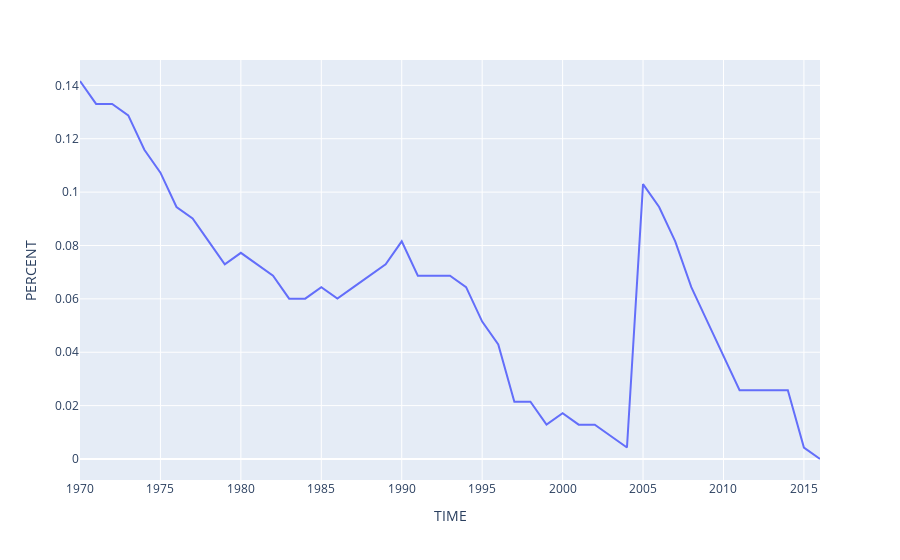

Notebook cell for this chart:
### Markdown cell above
## 2.1 - What percentage of the world population lives in extreme poverty?

### Code cell
def question1(base):
    poverty_percent = {'TIME': [], 'PERCENT': []}
    for i in range(1970, 2017):
        poverty_percent['TIME'].append(i)
        poverty_percent['PERCENT'].append(base[(base['TIME']==i) & (base['poverty'])].shape[0] / base[base['TIME']==i].shape[0])

    pp = pd.DataFrame(poverty_percent)

    fig = px.line(
        pp, 
        x='TIME', 
        y='PERCENT', 
    )
    return fig

question1(dataset_full2)

### Figure 1 — Plotly figure (JSON) as saved in the notebook; plotly's stock layout.template omitted (floating-point values rounded to 4 significant figures)
{"data": [{"hoverlabel": {"namelength": 0}, "hovertemplate": "TIME=%{x}<br>PERCENT=%{y}", "legendgroup": "", "line": {"color": "#636efa", "dash": "solid"}, "mode": "lines", "name": "", "showlegend": false, "type": "scatter", "x": [1970, 1971, 1972, 1973, 1974, 1975, 1976, 1977, 1978, 1979, 1980, 1981, 1982, 1983, 1984, 1985, 1986, 1987, 1988, 1989, 1990, 1991, 1992, 1993, 1994, 1995, 1996, 1997, 1998, 1999, 2000, 2001, 2002, 2003, 2004, 2005, 2006, 2007, 2008, 2009, 2010, 2011, 2012, 2013, 2014, 2015, 2016], "xaxis": "x", "y": [0.1416, 0.133, 0.133, 0.1288, 0.1159, 0.1073, 0.09442, 0.09013, 0.08155, 0.07296, 0.07725, 0.07296, 0.06867, 0.06009, 0.06009, 0.06438, 0.06009, 0.06438, 0.06867, 0.07296, 0.08155, 0.06867, 0.06867, 0.06867, 0.06438, 0.0515, 0.04292, 0.02146, 0.02146, 0.01288, 0.01717, 0.01288, 0.01288, 0.008584, 0.004292, 0.103, 0.09442, 0.08155, 0.06438, 0.0515, 0.03863, 0.02575, 0.02575, 0.02575, 0.02575, 0.004292, 0], "yaxis": "y"}], "layout": {"legend": {"tracegroupgap": 0}, "margin": {"t": 60}, "xaxis": {"anchor": "y", "domain": [0, 1], "title": {"text": "TIME"}}, "yaxis": {"anchor": "x", "domain": [0, 1], "title": {"text": "PERCENT"}}}}
